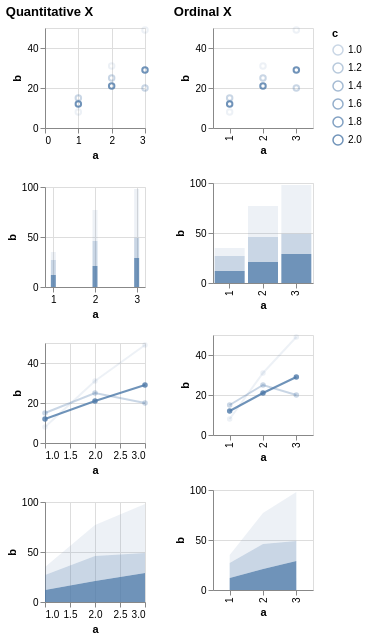

Express this chart as Vega-Lite.
### Vega specification from a JSON file in a GitHub repository (floating-point values rounded to 4 significant figures)
{"$schema": "https://vega.github.io/schema/vega/v5.json", "description": "Testing invalid", "background": "white", "padding": 5, "data": [{"name": "source_0", "values": [{"a": 1, "b": 15, "c": 1}, {"a": 2, "b": 25, "c": 1}, {"a": 3, "b": 20, "c": 1}, {"a": 1, "b": 12, "c": 2}, {"a": 2, "b": 21, "c": 2}, {"a": 3, "b": 29, "c": 2}, {"a": 1, "b": 8, "c": null}, {"a": 2, "b": 31, "c": null}, {"a": 3, "b": 49, "c": null}]}, {"name": "data_0", "source": "source_0", "transform": [{"type": "formula", "expr": "toNumber(datum[\"a\"])", "as": "a"}]}, {"name": "data_1", "source": "data_0", "transform": [{"type": "filter", "expr": "isValid(datum[\"a\"]) && isFinite(+datum[\"a\"]) && isValid(datum[\"b\"]) && isFinite(+datum[\"b\"])"}]}, {"name": "data_2", "source": "data_0", "transform": [{"type": "stack", "groupby": ["a"], "field": "b", "sort": {"field": ["c"], "order": ["descending"]}, "as": ["b_start", "b_end"], "offset": "zero"}, {"type": "filter", "expr": "isValid(datum[\"a\"]) && isFinite(+datum[\"a\"]) && isValid(datum[\"b\"]) && isFinite(+datum[\"b\"])"}]}, {"name": "data_3", "source": "data_0", "transform": [{"type": "impute", "field": "b", "groupby": ["c"], "key": "a", "method": "value", "value": 0}, {"type": "stack", "groupby": ["a"], "field": "b", "sort": {"field": ["c"], "order": ["descending"]}, "as": ["b_start", "b_end"], "offset": "zero"}, {"type": "filter", "expr": "isValid(datum[\"a\"]) && isFinite(+datum[\"a\"]) && isValid(datum[\"b\"]) && isFinite(+datum[\"b\"])"}]}, {"name": "data_4", "source": "data_0", "transform": [{"type": "filter", "expr": "isValid(datum[\"b\"]) && isFinite(+datum[\"b\"])"}]}, {"name": "data_5", "source": "data_0", "transform": [{"type": "stack", "groupby": ["a"], "field": "b", "sort": {"field": ["c"], "order": ["descending"]}, "as": ["b_start", "b_end"], "offset": "zero"}, {"type": "filter", "expr": "isValid(datum[\"b\"]) && isFinite(+datum[\"b\"])"}]}, {"name": "data_6", "source": "data_0", "transform": [{"type": "impute", "field": "b", "groupby": ["c"], "key": "a", "method": "value", "value": 0}, {"type": "stack", "groupby": ["a"], "field": "b", "sort": {"field": ["c"], "order": ["descending"]}, "as": ["b_start", "b_end"], "offset": "zero"}, {"type": "filter", "expr": "isValid(datum[\"b\"]) && isFinite(+datum[\"b\"])"}]}], "signals": [{"name": "childWidth", "value": 100}, {"name": "concat_0_childHeight", "value": 100}, {"name": "concat_1_childHeight", "value": 100}], "layout": {"padding": 20, "bounds": "full", "align": "each"}, "marks": [{"type": "group", "name": "concat_0_group", "title": {"text": "Quantitative X", "anchor": "start"}, "layout": {"padding": 20, "columns": 1, "bounds": "full", "align": "each"}, "marks": [{"type": "group", "name": "concat_0_concat_0_group", "style": "cell", "encode": {"update": {"width": {"signal": "childWidth"}, "height": {"signal": "concat_0_childHeight"}}}, "marks": [{"name": "concat_0_concat_0_marks", "type": "symbol", "style": ["point"], "from": {"data": "data_1"}, "encode": {"update": {"opacity": [{"test": "!isValid(datum[\"c\"]) || !isFinite(+datum[\"c\"])", "value": 0.1}, {"scale": "opacity", "field": "c"}], "fill": {"value": "transparent"}, "stroke": {"value": "#4c78a8"}, "tooltip": {"signal": "{\"a\": format(datum[\"a\"], \"\"), \"b\": format(datum[\"b\"], \"\"), \"c\": format(datum[\"c\"], \"\")}"}, "ariaRoleDescription": {"value": "point"}, "description": {"signal": "\"a: \" + (format(datum[\"a\"], \"\")) + \"; b: \" + (format(datum[\"b\"], \"\")) + \"; c: \" + (format(datum[\"c\"], \"\"))"}, "x": {"scale": "concat_0_concat_0_x", "field": "a"}, "y": {"scale": "concat_0_concat_0_y", "field": "b"}}}}], "axes": [{"scale": "concat_0_concat_0_x", "orient": "bottom", "gridScale": "concat_0_concat_0_y", "grid": true, "tickCount": {"signal": "ceil(childWidth/40)"}, "domain": false, "labels": false, "aria": false, "maxExtent": 0, "minExtent": 0, "ticks": false, "zindex": 0}, {"scale": "concat_0_concat_0_y", "orient": "left", "gridScale": "concat_0_concat_0_x", "grid": true, "tickCount": {"signal": "ceil(concat_0_childHeight/40)"}, "domain": false, "labels": false, "aria": false, "maxExtent": 0, "minExtent": 0, "ticks": false, "zindex": 0}, {"scale": "concat_0_concat_0_x", "orient": "bottom", "grid": false, "title": "a", "labelFlush": true, "labelOverlap": true, "tickCount": {"signal": "ceil(childWidth/40)"}, "zindex": 0}, {"scale": "concat_0_concat_0_y", "orient": "left", "grid": false, "title": "b", "labelOverlap": true, "tickCount": {"signal": "ceil(concat_0_childHeight/40)"}, "zindex": 0}]}, {"type": "group", "name": "concat_0_concat_1_group", "style": "cell", "encode": {"update": {"width": {"signal": "childWidth"}, "height": {"signal": "concat_0_childHeight"}}}, "marks": [{"name": "concat_0_concat_1_marks", "type": "rect", "style": ["bar"], "from": {"data": "data_2"}, "encode": {"update": {"fill": {"value": "#4c78a8"}, "opacity": [{"test": "!isValid(datum[\"c\"]) || !isFinite(+datum[\"c\"])", "value": 0.1}, {"scale": "opacity", "field": "c"}], "tooltip": {"signal": "{\"a\": format(datum[\"a\"], \"\"), \"b\": format(datum[\"b\"], \"\"), \"c\": format(datum[\"c\"], \"\")}"}, "ariaRoleDescription": {"value": "bar"}, "description": {"signal": "\"a: \" + (format(datum[\"a\"], \"\")) + \"; b: \" + (format(datum[\"b\"], \"\")) + \"; c: \" + (format(datum[\"c\"], \"\"))"}, "xc": {"scale": "concat_0_concat_1_x", "field": "a"}, "width": {"value": 5}, "y": {"scale": "concat_0_concat_1_y", "field": "b_end"}, "y2": {"scale": "concat_0_concat_1_y", "field": "b_start"}}}}], "axes": [{"scale": "concat_0_concat_1_x", "orient": "bottom", "gridScale": "concat_0_concat_1_y", "grid": true, "tickCount": {"signal": "ceil(childWidth/40)"}, "domain": false, "labels": false, "aria": false, "maxExtent": 0, "minExtent": 0, "ticks": false, "zindex": 0}, {"scale": "concat_0_concat_1_y", "orient": "left", "gridScale": "concat_0_concat_1_x", "grid": true, "tickCount": {"signal": "ceil(concat_0_childHeight/40)"}, "domain": false, "labels": false, "aria": false, "maxExtent": 0, "minExtent": 0, "ticks": false, "zindex": 0}, {"scale": "concat_0_concat_1_x", "orient": "bottom", "grid": false, "title": "a", "labelFlush": true, "labelOverlap": true, "tickCount": {"signal": "ceil(childWidth/40)"}, "zindex": 0}, {"scale": "concat_0_concat_1_y", "orient": "left", "grid": false, "title": "b", "labelOverlap": true, "tickCount": {"signal": "ceil(concat_0_childHeight/40)"}, "zindex": 0}]}, {"type": "group", "name": "concat_0_concat_2_group", "style": "cell", "encode": {"update": {"width": {"signal": "childWidth"}, "height": {"signal": "concat_0_childHeight"}}}, "marks": [{"name": "concat_0_concat_2_layer_0_pathgroup", "type": "group", "from": {"facet": {"name": "faceted_path_concat_0_concat_2_layer_0_main", "data": "data_1", "groupby": ["c"]}}, "encode": {"update": {"width": {"field": {"group": "width"}}, "height": {"field": {"group": "height"}}}}, "marks": [{"name": "concat_0_concat_2_layer_0_marks", "type": "line", "style": ["line"], "sort": {"field": "datum[\"a\"]"}, "from": {"data": "faceted_path_concat_0_concat_2_layer_0_main"}, "encode": {"update": {"stroke": {"value": "#4c78a8"}, "opacity": [{"test": "!isValid(datum[\"c\"]) || !isFinite(+datum[\"c\"])", "value": 0.1}, {"scale": "opacity", "field": "c"}], "tooltip": {"signal": "{\"a\": format(datum[\"a\"], \"\"), \"b\": format(datum[\"b\"], \"\"), \"c\": format(datum[\"c\"], \"\")}"}, "description": {"signal": "\"a: \" + (format(datum[\"a\"], \"\")) + \"; b: \" + (format(datum[\"b\"], \"\")) + \"; c: \" + (format(datum[\"c\"], \"\"))"}, "x": {"scale": "concat_0_concat_2_x", "field": "a"}, "y": {"scale": "concat_0_concat_2_y", "field": "b"}}}}]}, {"name": "concat_0_concat_2_layer_1_marks", "type": "symbol", "style": ["point"], "from": {"data": "data_1"}, "encode": {"update": {"opacity": [{"test": "!isValid(datum[\"c\"]) || !isFinite(+datum[\"c\"])", "value": 0.1}, {"scale": "opacity", "field": "c"}], "fill": {"value": "#4c78a8"}, "tooltip": {"signal": "{\"a\": format(datum[\"a\"], \"\"), \"b\": format(datum[\"b\"], \"\"), \"c\": format(datum[\"c\"], \"\")}"}, "ariaRoleDescription": {"value": "point"}, "description": {"signal": "\"a: \" + (format(datum[\"a\"], \"\")) + \"; b: \" + (format(datum[\"b\"], \"\")) + \"; c: \" + (format(datum[\"c\"], \"\"))"}, "x": {"scale": "concat_0_concat_2_x", "field": "a"}, "y": {"scale": "concat_0_concat_2_y", "field": "b"}}}}], "axes": [{"scale": "concat_0_concat_2_x", "orient": "bottom", "gridScale": "concat_0_concat_2_y", "grid": true, "tickCount": {"signal": "ceil(childWidth/40)"}, "domain": false, "labels": false, "aria": false, "maxExtent": 0, "minExtent": 0, "ticks": false, "zindex": 0}, {"scale": "concat_0_concat_2_y", "orient": "left", "gridScale": "concat_0_concat_2_x", "grid": true, "tickCount": {"signal": "ceil(concat_0_childHeight/40)"}, "domain": false, "labels": false, "aria": false, "maxExtent": 0, "minExtent": 0, "ticks": false, "zindex": 0}, {"scale": "concat_0_concat_2_x", "orient": "bottom", "grid": false, "title": "a", "labelFlush": true, "labelOverlap": true, "tickCount": {"signal": "ceil(childWidth/40)"}, "zindex": 0}, {"scale": "concat_0_concat_2_y", "orient": "left", "grid": false, "title": "b", "labelOverlap": true, "tickCount": {"signal": "ceil(concat_0_childHeight/40)"}, "zindex": 0}]}, {"type": "group", "name": "concat_0_concat_3_group", "style": "cell", "encode": {"update": {"width": {"signal": "childWidth"}, "height": {"signal": "concat_0_childHeight"}}}, "marks": [{"name": "concat_0_concat_3_pathgroup", "type": "group", "from": {"facet": {"name": "faceted_path_concat_0_concat_3_main", "data": "data_3", "groupby": ["c"]}}, "encode": {"update": {"width": {"field": {"group": "width"}}, "height": {"field": {"group": "height"}}}}, "marks": [{"name": "concat_0_concat_3_marks", "type": "area", "style": ["area"], "sort": {"field": "datum[\"a\"]"}, "from": {"data": "faceted_path_concat_0_concat_3_main"}, "encode": {"update": {"orient": {"value": "vertical"}, "fill": {"value": "#4c78a8"}, "opacity": [{"test": "!isValid(datum[\"c\"]) || !isFinite(+datum[\"c\"])", "value": 0.1}, {"scale": "opacity", "field": "c"}], "tooltip": {"signal": "{\"a\": format(datum[\"a\"], \"\"), \"b\": format(datum[\"b\"], \"\"), \"c\": format(datum[\"c\"], \"\")}"}, "description": {"signal": "\"a: \" + (format(datum[\"a\"], \"\")) + \"; b: \" + (format(datum[\"b\"], \"\")) + \"; c: \" + (format(datum[\"c\"], \"\"))"}, "x": {"scale": "concat_0_concat_3_x", "field": "a"}, "y": {"scale": "concat_0_concat_3_y", "field": "b_end"}, "y2": {"scale": "concat_0_concat_3_y", "field": "b_start"}}}}]}], "axes": [{"scale": "concat_0_concat_3_x", "orient": "bottom", "gridScale": "concat_0_concat_3_y", "grid": true, "tickCount": {"signal": "ceil(childWidth/40)"}, "domain": false, "labels": false, "aria": false, "maxExtent": 0, "minExtent": 0, "ticks": false, "zindex": 0}, {"scale": "concat_0_concat_3_y", "orient": "left", "gridScale": "concat_0_concat_3_x", "grid": true, "tickCount": {"signal": "ceil(concat_0_childHeight/40)"}, "domain": false, "labels": false, "aria": false, "maxExtent": 0, "minExtent": 0, "ticks": false, "zindex": 0}, {"scale": "concat_0_concat_3_x", "orient": "bottom", "grid": false, "title": "a", "labelFlush": true, "labelOverlap": true, "tickCount": {"signal": "ceil(childWidth/40)"}, "zindex": 0}, {"scale": "concat_0_concat_3_y", "orient": "left", "grid": false, "title": "b", "labelOverlap": true, "tickCount": {"signal": "ceil(concat_0_childHeight/40)"}, "zindex": 0}]}]}, {"type": "group", "name": "concat_1_group", "title": {"text": "Ordinal X", "anchor": "start"}, "layout": {"padding": 20, "columns": 1, "bounds": "full", "align": "each"}, "marks": [{"type": "group", "name": "concat_1_concat_0_group", "style": "cell", "encode": {"update": {"width": {"signal": "childWidth"}, "height": {"signal": "concat_1_childHeight"}}}, "marks": [{"name": "concat_1_concat_0_marks", "type": "symbol", "style": ["point"], "from": {"data": "data_4"}, "encode": {"update": {"opacity": [{"test": "!isValid(datum[\"c\"]) || !isFinite(+datum[\"c\"])", "value": 0.1}, {"scale": "opacity", "field": "c"}], "fill": {"value": "transparent"}, "stroke": {"value": "#4c78a8"}, "tooltip": {"signal": "{\"a\": isValid(datum[\"a\"]) ? datum[\"a\"] : \"\"+datum[\"a\"], \"b\": format(datum[\"b\"], \"\"), \"c\": format(datum[\"c\"], \"\")}"}, "ariaRoleDescription": {"value": "point"}, "description": {"signal": "\"a: \" + (isValid(datum[\"a\"]) ? datum[\"a\"] : \"\"+datum[\"a\"]) + \"; b: \" + (format(datum[\"b\"], \"\")) + \"; c: \" + (format(datum[\"c\"], \"\"))"}, "x": {"scale": "concat_1_concat_0_x", "field": "a"}, "y": {"scale": "concat_1_concat_0_y", "field": "b"}}}}], "axes": [{"scale": "concat_1_concat_0_y", "orient": "left", "gridScale": "concat_1_concat_0_x", "grid": true, "tickCount": {"signal": "ceil(concat_1_childHeight/40)"}, "domain": false, "labels": false, "aria": false, "maxExtent": 0, "minExtent": 0, "ticks": false, "zindex": 0}, {"scale": "concat_1_concat_0_x", "orient": "bottom", "grid": false, "title": "a", "labelAlign": "right", "labelAngle": 270, "labelBaseline": "middle", "zindex": 0}, {"scale": "concat_1_concat_0_y", "orient": "left", "grid": false, "title": "b", "labelOverlap": true, "tickCount": {"signal": "ceil(concat_1_childHeight/40)"}, "zindex": 0}]}, {"type": "group", "name": "concat_1_concat_1_group", "style": "cell", "encode": {"update": {"width": {"signal": "childWidth"}, "height": {"signal": "concat_1_childHeight"}}}, "marks": [{"name": "concat_1_concat_1_marks", "type": "rect", "style": ["bar"], "from": {"data": "data_5"}, "encode": {"update": {"fill": {"value": "#4c78a8"}, "opacity": [{"test": "!isValid(datum[\"c\"]) || !isFinite(+datum[\"c\"])", "value": 0.1}, {"scale": "opacity", "field": "c"}], "tooltip": {"signal": "{\"a\": isValid(datum[\"a\"]) ? datum[\"a\"] : \"\"+datum[\"a\"], \"b\": format(datum[\"b\"], \"\"), \"c\": format(datum[\"c\"], \"\")}"}, "ariaRoleDescription": {"value": "bar"}, "description": {"signal": "\"a: \" + (isValid(datum[\"a\"]) ? datum[\"a\"] : \"\"+datum[\"a\"]) + \"; b: \" + (format(datum[\"b\"], \"\")) + \"; c: \" + (format(datum[\"c\"], \"\"))"}, "x": {"scale": "concat_1_concat_1_x", "field": "a"}, "width": {"signal": "max(0.25, bandwidth('concat_1_concat_1_x'))"}, "y": {"scale": "concat_1_concat_1_y", "field": "b_end"}, "y2": {"scale": "concat_1_concat_1_y", "field": "b_start"}}}}], "axes": [{"scale": "concat_1_concat_1_y", "orient": "left", "gridScale": "concat_1_concat_1_x", "grid": true, "tickCount": {"signal": "ceil(concat_1_childHeight/40)"}, "domain": false, "labels": false, "aria": false, "maxExtent": 0, "minExtent": 0, "ticks": false, "zindex": 0}, {"scale": "concat_1_concat_1_x", "orient": "bottom", "grid": false, "title": "a", "labelAlign": "right", "labelAngle": 270, "labelBaseline": "middle", "zindex": 0}, {"scale": "concat_1_concat_1_y", "orient": "left", "grid": false, "title": "b", "labelOverlap": true, "tickCount": {"signal": "ceil(concat_1_childHeight/40)"}, "zindex": 0}]}, {"type": "group", "name": "concat_1_concat_2_group", "style": "cell", "encode": {"update": {"width": {"signal": "childWidth"}, "height": {"signal": "concat_1_childHeight"}}}, "marks": [{"name": "concat_1_concat_2_layer_0_pathgroup", "type": "group", "from": {"facet": {"name": "faceted_path_concat_1_concat_2_layer_0_main", "data": "data_4", "groupby": ["c"]}}, "encode": {"update": {"width": {"field": {"group": "width"}}, "height": {"field": {"group": "height"}}}}, "marks": [{"name": "concat_1_concat_2_layer_0_marks", "type": "line", "style": ["line"], "sort": {"field": "datum[\"a\"]"}, "from": {"data": "faceted_path_concat_1_concat_2_layer_0_main"}, "encode": {"update": {"stroke": {"value": "#4c78a8"}, "opacity": [{"test": "!isValid(datum[\"c\"]) || !isFinite(+datum[\"c\"])", "value": 0.1}, {"scale": "opacity", "field": "c"}], "tooltip": {"signal": "{\"a\": isValid(datum[\"a\"]) ? datum[\"a\"] : \"\"+datum[\"a\"], \"b\": format(datum[\"b\"], \"\"), \"c\": format(datum[\"c\"], \"\")}"}, "description": {"signal": "\"a: \" + (isValid(datum[\"a\"]) ? datum[\"a\"] : \"\"+datum[\"a\"]) + \"; b: \" + (format(datum[\"b\"], \"\")) + \"; c: \" + (format(datum[\"c\"], \"\"))"}, "x": {"scale": "concat_1_concat_2_x", "field": "a"}, "y": {"scale": "concat_1_concat_2_y", "field": "b"}}}}]}, {"name": "concat_1_concat_2_layer_1_marks", "type": "symbol", "style": ["point"], "from": {"data": "data_4"}, "encode": {"update": {"opacity": [{"test": "!isValid(datum[\"c\"]) || !isFinite(+datum[\"c\"])", "value": 0.1}, {"scale": "opacity", "field": "c"}], "fill": {"value": "#4c78a8"}, "tooltip": {"signal": "{\"a\": isValid(datum[\"a\"]) ? datum[\"a\"] : \"\"+datum[\"a\"], \"b\": format(datum[\"b\"], \"\"), \"c\": format(datum[\"c\"], \"\")}"}, "ariaRoleDescription": {"value": "point"}, "description": {"signal": "\"a: \" + (isValid(datum[\"a\"]) ? datum[\"a\"] : \"\"+datum[\"a\"]) + \"; b: \" + (format(datum[\"b\"], \"\")) + \"; c: \" + (format(datum[\"c\"], \"\"))"}, "x": {"scale": "concat_1_concat_2_x", "field": "a"}, "y": {"scale": "concat_1_concat_2_y", "field": "b"}}}}], "axes": [{"scale": "concat_1_concat_2_y", "orient": "left", "gridScale": "concat_1_concat_2_x", "grid": true, "tickCount": {"signal": "ceil(concat_1_childHeight/40)"}, "domain": false, "labels": false, "aria": false, "maxExtent": 0, "minExtent": 0, "ticks": false, "zindex": 0}, {"scale": "concat_1_concat_2_x", "orient": "bottom", "grid": false, "title": "a", "labelAlign": "right", "labelAngle": 270, "labelBaseline": "middle", "zindex": 0}, {"scale": "concat_1_concat_2_y", "orient": "left", "grid": false, "title": "b", "labelOverlap": true, "tickCount": {"signal": "ceil(concat_1_childHeight/40)"}, "zindex": 0}]}, {"type": "group", "name": "concat_1_concat_3_group", "style": "cell", "encode": {"update": {"width": {"signal": "childWidth"}, "height": {"signal": "concat_1_childHeight"}}}, "marks": [{"name": "concat_1_concat_3_pathgroup", "type": "group", "from": {"facet": {"name": "faceted_path_concat_1_concat_3_main", "data": "data_6", "groupby": ["c"]}}, "encode": {"update": {"width": {"field": {"group": "width"}}, "height": {"field": {"group": "height"}}}}, "marks": [{"name": "concat_1_concat_3_marks", "type": "area", "style": ["area"], "sort": {"field": "datum[\"a\"]"}, "from": {"data": "faceted_path_concat_1_concat_3_main"}, "encode": {"update": {"orient": {"value": "vertical"}, "fill": {"value": "#4c78a8"}, "opacity": [{"test": "!isValid(datum[\"c\"]) || !isFinite(+datum[\"c\"])", "value": 0.1}, {"scale": "opacity", "field": "c"}], "tooltip": {"signal": "{\"a\": isValid(datum[\"a\"]) ? datum[\"a\"] : \"\"+datum[\"a\"], \"b\": format(datum[\"b\"], \"\"), \"c\": format(datum[\"c\"], \"\")}"}, "description": {"signal": "\"a: \" + (isValid(datum[\"a\"]) ? datum[\"a\"] : \"\"+datum[\"a\"]) + \"; b: \" + (format(datum[\"b\"], \"\")) + \"; c: \" + (format(datum[\"c\"], \"\"))"}, "x": {"scale": "concat_1_concat_3_x", "field": "a"}, "y": {"scale": "concat_1_concat_3_y", "field": "b_end"}, "y2": {"scale": "concat_1_concat_3_y", "field": "b_start"}}}}]}], "axes": [{"scale": "concat_1_concat_3_y", "orient": "left", "gridScale": "concat_1_concat_3_x", "grid": true, "tickCount": {"signal": "ceil(concat_1_childHeight/40)"}, "domain": false, "labels": false, "aria": false, "maxExtent": 0, "minExtent": 0, "ticks": false, "zindex": 0}, {"scale": "concat_1_concat_3_x", "orient": "bottom", "grid": false, "title": "a", "labelAlign": "right", "labelAngle": 270, "labelBaseline": "middle", "zindex": 0}, {"scale": "concat_1_concat_3_y", "orient": "left", "grid": false, "title": "b", "labelOverlap": true, "tickCount": {"signal": "ceil(concat_1_childHeight/40)"}, "zindex": 0}]}]}], "scales": [{"name": "opacity", "type": "linear", "domain": {"fields": [{"data": "data_1", "field": "c"}, {"data": "data_2", "field": "c"}, {"data": "data_3", "field": "c"}, {"data": "data_4", "field": "c"}, {"data": "data_5", "field": "c"}, {"data": "data_6", "field": "c"}]}, "range": [0.3, 0.8], "zero": false}, {"name": "concat_0_concat_0_x", "type": "linear", "domain": {"data": "data_1", "field": "a"}, "range": [0, {"signal": "childWidth"}], "nice": true, "zero": true}, {"name": "concat_0_concat_0_y", "type": "linear", "domain": {"data": "data_1", "field": "b"}, "range": [{"signal": "concat_0_childHeight"}, 0], "nice": true, "zero": true}, {"name": "concat_0_concat_1_x", "type": "linear", "domain": {"data": "data_2", "field": "a"}, "range": [0, {"signal": "childWidth"}], "nice": true, "zero": false, "padding": 5}, {"name": "concat_0_concat_1_y", "type": "linear", "domain": {"data": "data_2", "fields": ["b_start", "b_end"]}, "range": [{"signal": "concat_0_childHeight"}, 0], "nice": true, "zero": true}, {"name": "concat_0_concat_2_x", "type": "linear", "domain": {"data": "data_1", "field": "a"}, "range": [0, {"signal": "childWidth"}], "nice": true, "zero": false}, {"name": "concat_0_concat_2_y", "type": "linear", "domain": {"data": "data_1", "field": "b"}, "range": [{"signal": "concat_0_childHeight"}, 0], "nice": true, "zero": true}, {"name": "concat_0_concat_3_x", "type": "linear", "domain": {"data": "data_3", "field": "a"}, "range": [0, {"signal": "childWidth"}], "nice": true, "zero": false}, {"name": "concat_0_concat_3_y", "type": "linear", "domain": {"data": "data_3", "fields": ["b_start", "b_end"]}, "range": [{"signal": "concat_0_childHeight"}, 0], "nice": true, "zero": true}, {"name": "concat_1_concat_0_x", "type": "point", "domain": {"data": "data_4", "field": "a", "sort": true}, "range": [0, {"signal": "childWidth"}], "padding": 0.5}, {"name": "concat_1_concat_0_y", "type": "linear", "domain": {"data": "data_4", "field": "b"}, "range": [{"signal": "concat_1_childHeight"}, 0], "nice": true, "zero": true}, {"name": "concat_1_concat_1_x", "type": "band", "domain": {"data": "data_5", "field": "a", "sort": true}, "range": [0, {"signal": "childWidth"}], "paddingInner": 0.1, "paddingOuter": 0.05}, {"name": "concat_1_concat_1_y", "type": "linear", "domain": {"data": "data_5", "fields": ["b_start", "b_end"]}, "range": [{"signal": "concat_1_childHeight"}, 0], "nice": true, "zero": true}, {"name": "concat_1_concat_2_x", "type": "point", "domain": {"data": "data_4", "field": "a", "sort": true}, "range": [0, {"signal": "childWidth"}], "padding": 0.5}, {"name": "concat_1_concat_2_y", "type": "linear", "domain": {"data": "data_4", "field": "b"}, "range": [{"signal": "concat_1_childHeight"}, 0], "nice": true, "zero": true}, {"name": "concat_1_concat_3_x", "type": "point", "domain": {"data": "data_6", "field": "a", "sort": true}, "range": [0, {"signal": "childWidth"}], "padding": 0.5}, {"name": "concat_1_concat_3_y", "type": "linear", "domain": {"data": "data_6", "fields": ["b_start", "b_end"]}, "range": [{"signal": "concat_1_childHeight"}, 0], "nice": true, "zero": true}], "legends": [{"opacity": "opacity", "symbolType": "circle", "title": "c", "encode": {"symbols": {"update": {"fill": {"value": "transparent"}, "stroke": {"value": "#4c78a8"}}}}}], "config": {"mark": {"tooltip": true}}}
